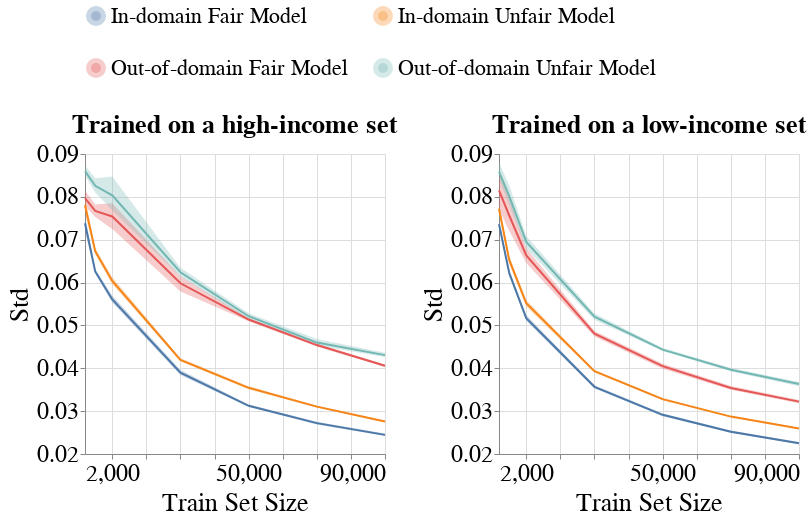

Here is the notebook cell this chart was saved with:
### Code cell
create_group_metric_line_bands_per_dataset_plot(metrics_per_exp_dct=metrics_per_exp_dct,
                                                experiment_names=EXPERIMENT_NAMES,
                                                model_name=MODEL_NAMES[0],
                                                metric_type='subgroup',
                                                metric_name='Std',
                                                group_name='overall',
                                                ylim=[0.02, 0.09],
                                                with_band=True)

### Figure 1 — Vega-Lite specification as saved in the notebook (floating-point values rounded to 4 significant figures; data arrays with more than 128 entries replaced by an {"elided": "..."} marker saying what was removed)
{"config": {"view": {"continuousWidth": 400, "continuousHeight": 300}, "axis": {"labelFontSize": 24, "labelFontWeight": "normal", "titleFontSize": 26, "titleFontWeight": "normal"}, "legend": {"columns": 2, "direction": "horizontal", "labelFontSize": 22, "labelLimit": 400, "orient": "top", "symbolStrokeWidth": 10, "titleAnchor": "middle", "titleFontSize": 24, "titleLimit": 300}, "title": {"fontSize": 22}}, "vconcat": [{"hconcat": [{"layer": [{"mark": {"type": "errorband", "extent": "ci"}, "encoding": {"color": {"field": "Extended_Model_Name", "type": "nominal"}, "x": {"axis": {"labelExpr": "(datum.value == 5000) || (datum.value == 10000) ? '2,000' : datum.label"}, "field": "Train_Set_Size", "scale": {"nice": false}, "title": "Train Set Size", "type": "quantitative"}, "y": {"field": "Metric_Value", "scale": {"domain": [0.02, 0.09], "zero": false}, "title": "Std", "type": "quantitative"}}}, {"mark": "line", "encoding": {"color": {"field": "Extended_Model_Name", "title": null, "type": "nominal"}, "x": {"axis": {"labelExpr": "(datum.value == 5000) || (datum.value == 10000) ? '2,000' : datum.label"}, "field": "Train_Set_Size", "scale": {"nice": false}, "title": "Train Set Size", "type": "quantitative"}, "y": {"aggregate": "mean", "field": "Metric_Value", "scale": {"domain": [0.02, 0.09], "zero": false}, "title": "Std", "type": "quantitative"}}}], "height": 300, "title": {"text": "Trained on a high-income set", "fontSize": 26}, "width": 300}, {"layer": [{"mark": {"type": "errorband", "extent": "ci"}, "encoding": {"color": {"field": "Extended_Model_Name", "type": "nominal"}, "x": {"axis": {"labelExpr": "(datum.value == 5000) || (datum.value == 10000) ? '2,000' : datum.label"}, "field": "Train_Set_Size", "scale": {"nice": false}, "title": "Train Set Size", "type": "quantitative"}, "y": {"field": "Metric_Value", "scale": {"domain": [0.02, 0.09], "zero": false}, "title": "Std", "type": "quantitative"}}}, {"mark": "line", "encoding": {"color": {"field": "Extended_Model_Name", "title": null, "type": "nominal"}, "x": {"axis": {"labelExpr": "(datum.value == 5000) || (datum.value == 10000) ? '2,000' : datum.label"}, "field": "Train_Set_Size", "scale": {"nice": false}, "title": "Train Set Size", "type": "quantitative"}, "y": {"aggregate": "mean", "field": "Metric_Value", "scale": {"domain": [0.02, 0.09], "zero": false}, "title": "Std", "type": "quantitative"}}}], "data": {"name": "data-8f88ff626a1e5dc514695823d6d9c7a0"}, "height": 300, "title": {"text": "Trained on a low-income set", "fontSize": 26}, "width": 300}]}], "data": {"name": "data-269190455cba5be696cf8761ae4b0999"}, "$schema": "https://vega.github.io/schema/vega-lite/v4.17.0.json", "datasets": {"data-269190455cba5be696cf8761ae4b0999": {"elided": "168 records"}, "data-8f88ff626a1e5dc514695823d6d9c7a0": {"elided": "168 records"}}}
